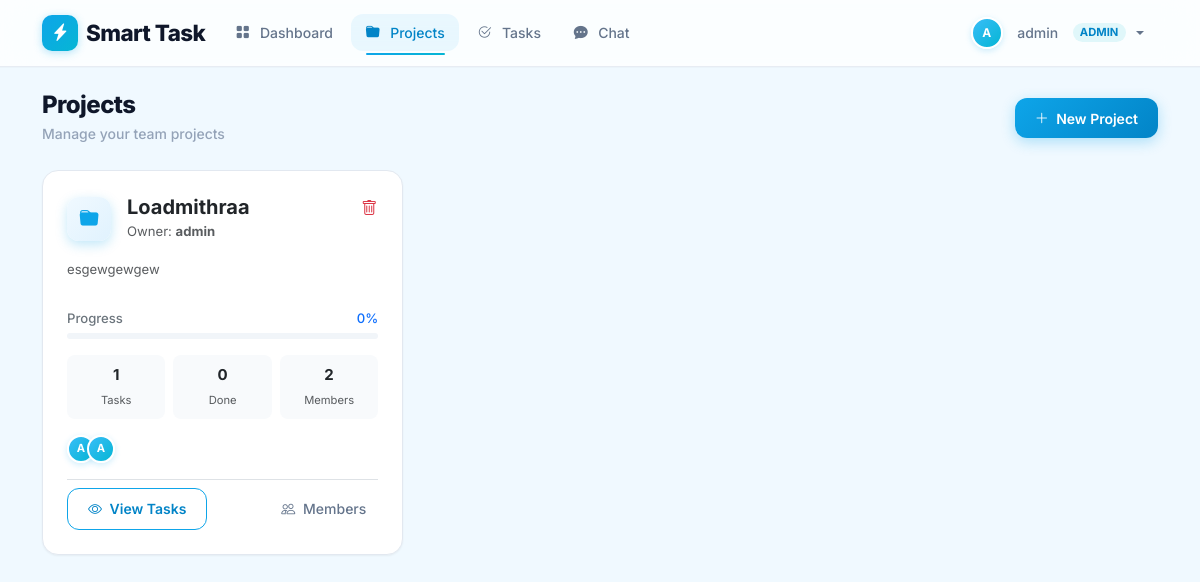
The app's page /projects (signed in) with its own data.
### app.py (models this page shows)
class Project(db.Model):
    id = db.Column(db.Integer, primary_key=True)
    name = db.Column(db.String(100), nullable=False)
    description = db.Column(db.Text, nullable=True)
    owner_id = db.Column(db.Integer, db.ForeignKey('user.id'), nullable=False)
    created_at = db.Column(db.DateTime, default=datetime.utcnow)
    tasks = db.relationship('Task', backref='project', lazy=True, cascade='all, delete-orphan')

class User(db.Model):
    id = db.Column(db.Integer, primary_key=True)
    username = db.Column(db.String(80), unique=True, nullable=False)
    email = db.Column(db.String(120), unique=True, nullable=False)
    password = db.Column(db.String(200), nullable=False)
    role = db.Column(db.String(20), default='member')  # admin or member
    created_at = db.Column(db.DateTime, default=datetime.utcnow)
    owned_projects = db.relationship('Project', backref='owner', lazy=True, foreign_keys='Project.owner_id')
    member_projects = db.relationship('Project', secondary=project_members, backref='members')
    assigned_tasks = db.relationship('Task', backref='assignee', lazy=True, foreign_keys='Task.assigned_to')
    created_tasks = db.relationship('Task', backref='creator', lazy=True, foreign_keys='Task.created_by')

### app.py (the view)
@app.route('/projects')
@login_required
def projects():
    user = User.query.get(session['user_id'])
    if user.role == 'admin':
        all_projects = Project.query.all()
    else:
        all_projects = Project.query.filter(
            (Project.owner_id == user.id) |
            (Project.members.any(id=user.id))
        ).all()
    for proj in all_projects:
        proj.task_count = len(proj.tasks)
    users = User.query.all()
    return render_template('projects.html', projects=all_projects, users=users, user=user)

### app.py (called while the page is built)
def login_required(f):
    @wraps(f)
    def decorated_function(*args, **kwargs):
        if 'user_id' not in session:
            flash('Please login first.', 'error')
            return redirect(url_for('login'))
        return f(*args, **kwargs)
    return decorated_function

### templates/projects.html (shortened to what this page needs)
{% extends "base.html" %}
{% block content %}
<div class="d-flex justify-content-between align-items-center mb-4 flex-wrap gap-3">
    <div class="page-header mb-0">
        <h2 class="mb-1">Projects</h2>
        <p class="mb-0">Manage your team projects</p>
    </div>
    {% if user.role == 'admin' %}
    <button class="btn btn-primary" data-bs-toggle="modal" data-bs-target="#createProjectModal">
        <i class="bi bi-plus-lg me-1"></i> New Project
    </button>
    {% endif %}
</div>
<div class="row g-3">
    {% for project in projects %}
    {% set total_tasks = project.tasks|length %}
    {% set done_tasks = project.tasks|selectattr('status', 'equalto', 'Done')|list|length %}
    {% set completion = (done_tasks / total_tasks * 100) if total_tasks > 0 else 0 %}
    <div class="col-md-6 col-lg-4">
        <div class="card card-hover p-4 h-100 animate-fade-up" style="animation-delay: {{ loop.index * 0.08 }}s;">
            <div class="d-flex justify-content-between align-items-start mb-3">
                <div class="d-flex align-items-center gap-3">
                    <div class="stat-icon flex-shrink-0" style="background: linear-gradient(135deg, #f0f9ff, #e0f2fe); color: #0ea5e9;">
                        <i class="bi bi-folder-fill"></i>
                    </div>
                    <div>
                        <h5 class="fw-bold mb-0">{{ project.name }}</h5>
                        <small class="text-muted">Owner: <strong>{{ project.owner.username }}</strong></small>
                    </div>
                </div>
                {% if user.role == 'admin' %}
                <form method="POST" action="{{ url_for('delete_project', project_id=project.id) }}" class="d-inline" onsubmit="return confirm('Delete this project?');">
                    <button type="submit" class="btn btn-link text-danger p-0"><i class="bi bi-trash"></i></button>
                </form>
                {% endif %}
            </div>
            <p class="text-muted small mb-3" style="min-height:2.5em;">{{ project.description or 'No description' }}</p>
            {% if total_tasks > 0 %}
            <div class="mb-3">
                <div class="d-flex justify-content-between small fw-medium mb-1">
                    <span class="text-secondary">Progress</span>
                    <span class="text-primary">{{ completion|int }}%</span>
                </div>
                <div class="progress">
                </div>
            </div>
            {% endif %}
            <div class="row g-2 mb-3 text-center">
                <div class="col-4">
                    <div class="p-2 rounded-3" style="background: #f8fafc;">
                        <div class="fw-bold text-dark">{{ total_tasks }}</div>
                        <small class="text-muted" style="font-size:0.7rem;">Tasks</small>
                    </div>
                </div>
                <div class="col-4">
                    <div class="p-2 rounded-3" style="background: #f8fafc;">
                        <div class="fw-bold text-dark">{{ done_tasks }}</div>
                        <small class="text-muted" style="font-size:0.7rem;">Done</small>
                    </div>
                </div>
                <div class="col-4">
                    <div class="p-2 rounded-3" style="background: #f8fafc;">
                        <div class="fw-bold text-dark">{{ project.members|length + 1 }}</div>
                        <small class="text-muted" style="font-size:0.7rem;">Members</small>
                    </div>
                </div>
            </div>
            <div class="d-flex align-items-center mb-3">
                <div class="avatar-group">
                    <div class="avatar-circle" style="width:28px;height:28px;font-size:0.7rem;" title="{{ project.owner.username }}">{{ project.owner.username[0]|upper }}</div>
                    {% for member in project.members[:3] %}
                    <div class="avatar-circle" style="width:28px;height:28px;font-size:0.7rem;" title="{{ member.username }}">{{ member.username[0]|upper }}</div>
                    {% endfor %}
                </div>
            </div>
            <div class="d-flex justify-content-between align-items-center mt-auto pt-2 border-top">
                <a href="{{ url_for('tasks', project_id=project.id) }}" class="btn btn-sm btn-outline-primary">
                    <i class="bi bi-eye me-1"></i> View Tasks
                </a>
                <button class="btn btn-sm btn-ghost" data-bs-toggle="modal" data-bs-target="#membersModal{{ project.id }}">
                    <i class="bi bi-people me-1"></i> Members
                </button>
            </div>
        </div>
    </div>
    {% endfor %}
</div>
{% endblock %}

### templates/base.html (style rules this page uses)
:root { --primary: #0ea5e9; --primary-light: #38bdf8; --primary-dark: #0284c7; --accent: #06b6d4; --critical: #ef4444; --warning: #f59e0b; --safe: #10b981; --bg: #f0f9ff; --bg-surface: #ffffff; --text: #0f172a; --text-secondary: #64748b; --text-muted: #94a3b8; --border: #e2e8f0; --shadow-sm: 0 1px 2px 0 rgb(0 0 0 / 0.05); --shadow: 0 1px 3px 0 rgb(0 0 0 / 0.1), 0 1px 2px -1px rgb(0 0 0 / 0.1); --shadow-md: 0 4px 6px -1px rgb(0 0 0 / 0.1), 0 2px 4px -2px rgb(0 0 0 / 0.1); --shadow-lg: 0 10px 15px -3px rgb(0 0 0 / 0.1), 0 4px 6px -4px rgb(0 0 0 / 0.1); --shadow-xl: 0 20px 25px -5px rgb(0 0 0 / 0.1), 0 8px 10px -6px rgb(0 0 0 / 0.1); --radius-sm: 8px; --radius: 12px; --radius-lg: 16px; --radius-xl: 24px; --transition: all 0.25s cubic-bezier(0.4, 0, 0.2, 1); --font-sans: 'Inter', ui-sans-serif, system-ui, -apple-system, sans-serif; }
* { font-family: var(--font-sans); box-sizing: border-box; }
html { scroll-behavior: smooth; }
body { background: var(--bg); color: var(--text); min-height: 100vh; font-size: 0.9375rem; line-height: 1.6; -webkit-font-smoothing: antialiased; -moz-osx-font-smoothing: grayscale; }
.card { border: 1px solid var(--border); border-radius: var(--radius-lg); background: var(--bg-surface); box-shadow: var(--shadow-sm); transition: var(--transition); }
.card-hover { border: 1px solid var(--border); border-radius: var(--radius-lg); background: var(--bg-surface); box-shadow: var(--shadow-sm); transition: var(--transition); cursor: default; }
.stat-icon { width: 44px; height: 44px; border-radius: var(--radius); display: flex; align-items: center; justify-content: center; font-size: 1.2rem; background: linear-gradient(135deg, var(--primary-light), var(--accent)); color: white; box-shadow: 0 4px 12px rgba(14,165,233,0.25); }
.btn-primary { background: linear-gradient(135deg, var(--primary), var(--primary-dark)); border: none; border-radius: var(--radius); font-weight: 600; padding: 0.6rem 1.25rem; font-size: 0.875rem; box-shadow: 0 4px 14px rgba(14,165,233,0.3); transition: var(--transition); color: white; }
.btn-outline-primary { border: 1.5px solid var(--primary); color: var(--primary-dark); border-radius: var(--radius); font-weight: 600; padding: 0.6rem 1.25rem; font-size: 0.875rem; transition: var(--transition); background: transparent; }
.btn-ghost { background: transparent; border: none; color: var(--text-secondary); border-radius: var(--radius); font-weight: 500; padding: 0.5rem 0.75rem; font-size: 0.875rem; transition: var(--transition); }
.page-header { margin-bottom: 1.5rem; }
.page-header h2 { font-weight: 800; font-size: 1.5rem; letter-spacing: -0.025em; color: var(--text); }
.page-header p { color: var(--text-muted); font-size: 0.875rem; margin-top: 0.25rem; font-weight: 500; }
.progress { height: 6px; border-radius: 50px; background: #f1f5f9; overflow: hidden; }
.avatar-circle { width: 34px; height: 34px; border-radius: 50%; background: linear-gradient(135deg, var(--primary-light), var(--accent)); display: inline-flex; align-items: center; justify-content: center; color: white; font-weight: 700; font-size: 0.75rem; box-shadow: 0 2px 6px rgba(14,165,233,0.2); border: 2px solid white; }
.avatar-group { display: flex; }
.avatar-group .avatar-circle { margin-left: -8px; border: 2px solid white; }
.avatar-group .avatar-circle:first-child { margin-left: 0; }
.animate-fade-up { animation: fadeInUp 0.5s cubic-bezier(0.4,0,0.2,1) forwards; }

### records on screen
Project: name "Loadmithraa", owner.username "admin", description "esgewgewgew", completion "0", id "1", done_tasks "0", members|length "2", owner "A"
User: username "A"

### other values on screen
{{ session.username[0]|upper }} "A"
{{ session.username }} "admin"
